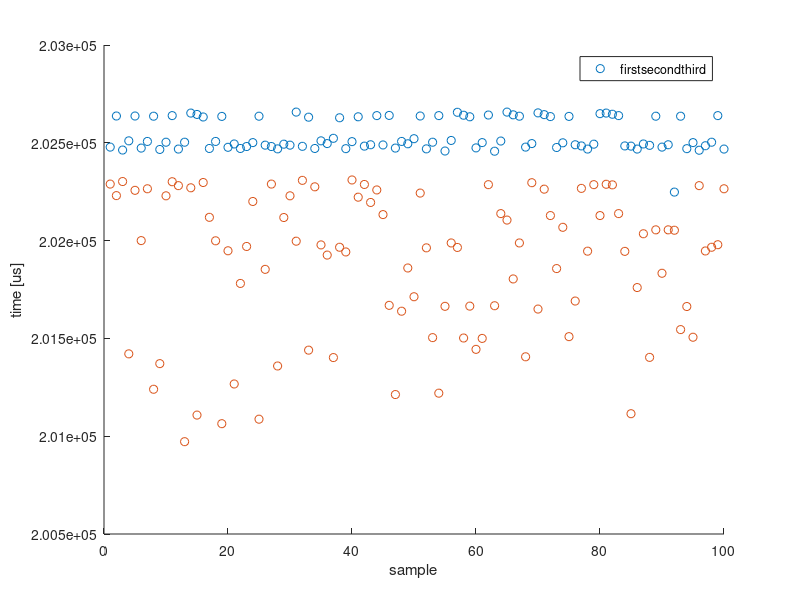

MATLAB code for this plot:
times = [202478, 202637, 202463, 202510, 202637, 202473, 202507, 202636, 202466, 202503, 202639, 202468, 202503, 202652, 202645, 202632, 202471, 202507, 202635, 202477, 202494, 202471, 202481, 202501, 202636, 202488, 202481, 202469, 202493, 202488, 202657, 202482, 202631, 202471, 202510, 202496, 202523, 202628, 202470, 202506, 202633, 202483, 202490, 202639, 202489, 202640, 202473, 202507, 202495, 202521, 202637, 202469, 202503, 202639, 202458, 202512, 202656, 202641, 202633, 202474, 202501, 202642, 202457, 202509, 202657, 202643, 202636, 202478, 202496, 202653, 202644, 202634, 202476, 202500, 202635, 202490, 202484, 202468, 202493, 202649, 202652, 202646, 202639, 202484, 202483, 202468, 202494, 202487, 202636, 202478, 202490, 202248, 202636, 202470, 202501, 202462, 202485, 202503, 202639, 202468];

other_times = [202289, 202230, 202302, 201421, 202257, 202000, 202265, 201240, 201371, 202229, 202301, 202281, 200972, 202270, 201108, 202297, 202119, 201999, 201064, 201948, 201267, 201781, 201970, 202200, 201087, 201853, 202289, 201359, 202118, 202229, 201997, 202308, 201440, 202275, 201978, 201926, 201402, 201966, 201942, 202310, 202222, 202287, 202195, 202259, 202133, 201669, 201213, 201639, 201860, 201713, 202243, 201963, 201504, 201220, 201664, 201988, 201965, 201502, 201665, 201444, 201500, 202286, 201667, 202138, 202105, 201804, 201988, 201406, 202296, 201650, 202263, 202128, 201857, 202068, 201509, 201691, 202267, 201946, 202286, 202128, 202288, 202285, 202138, 201945, 201115, 201760, 202035, 201403, 202055, 201833, 202055, 202053, 201545, 201663, 201506, 202281, 201947, 201966, 201979, 202265];

scatter(1:length(times), times); hold on;
scatter(1:length(other_times), other_times); hold on;
legend(["first", "second", "third"])
xlabel("sample")
ylabel("time [us]")
